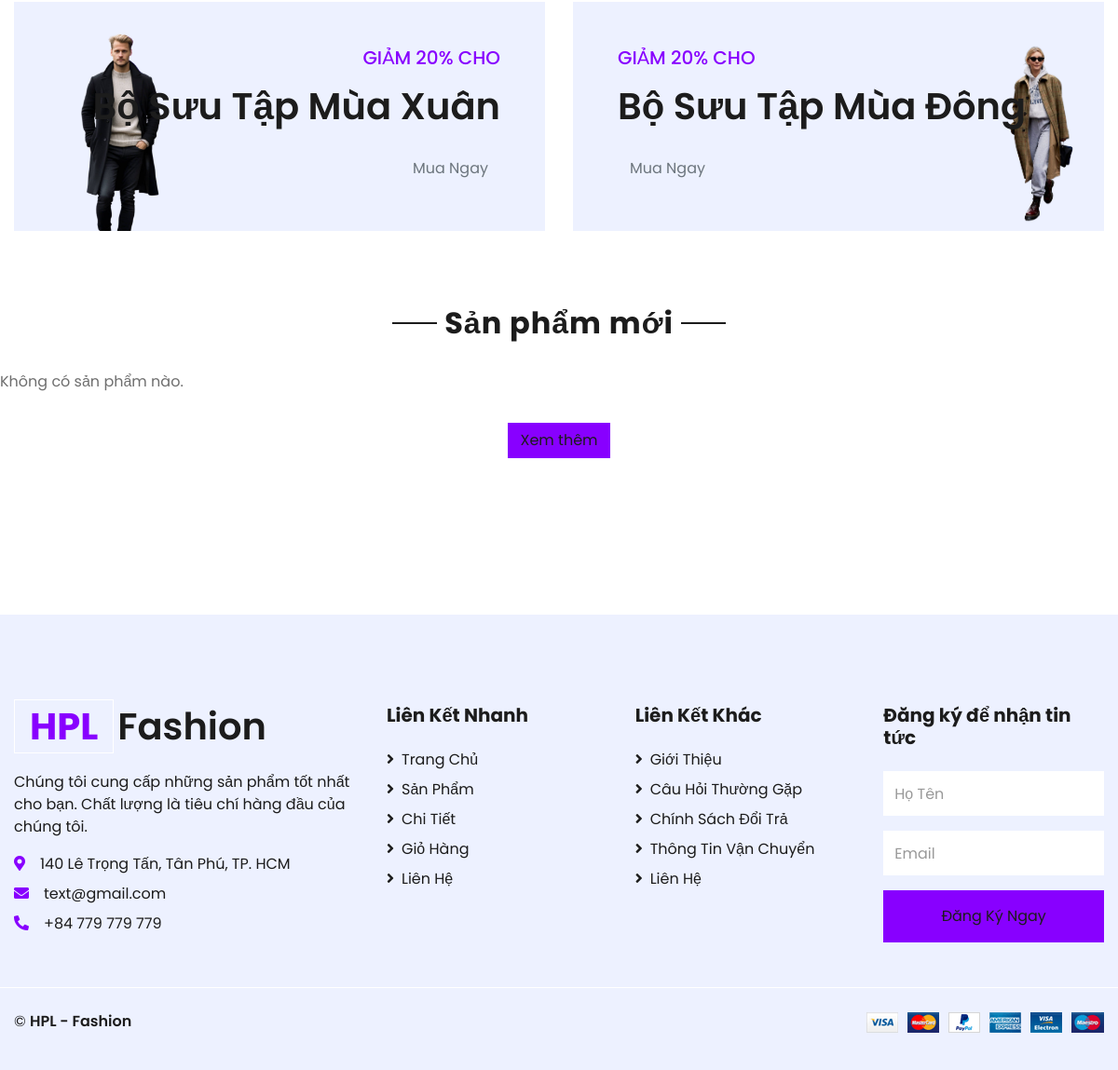
Before: / (lower part) with the older database file.
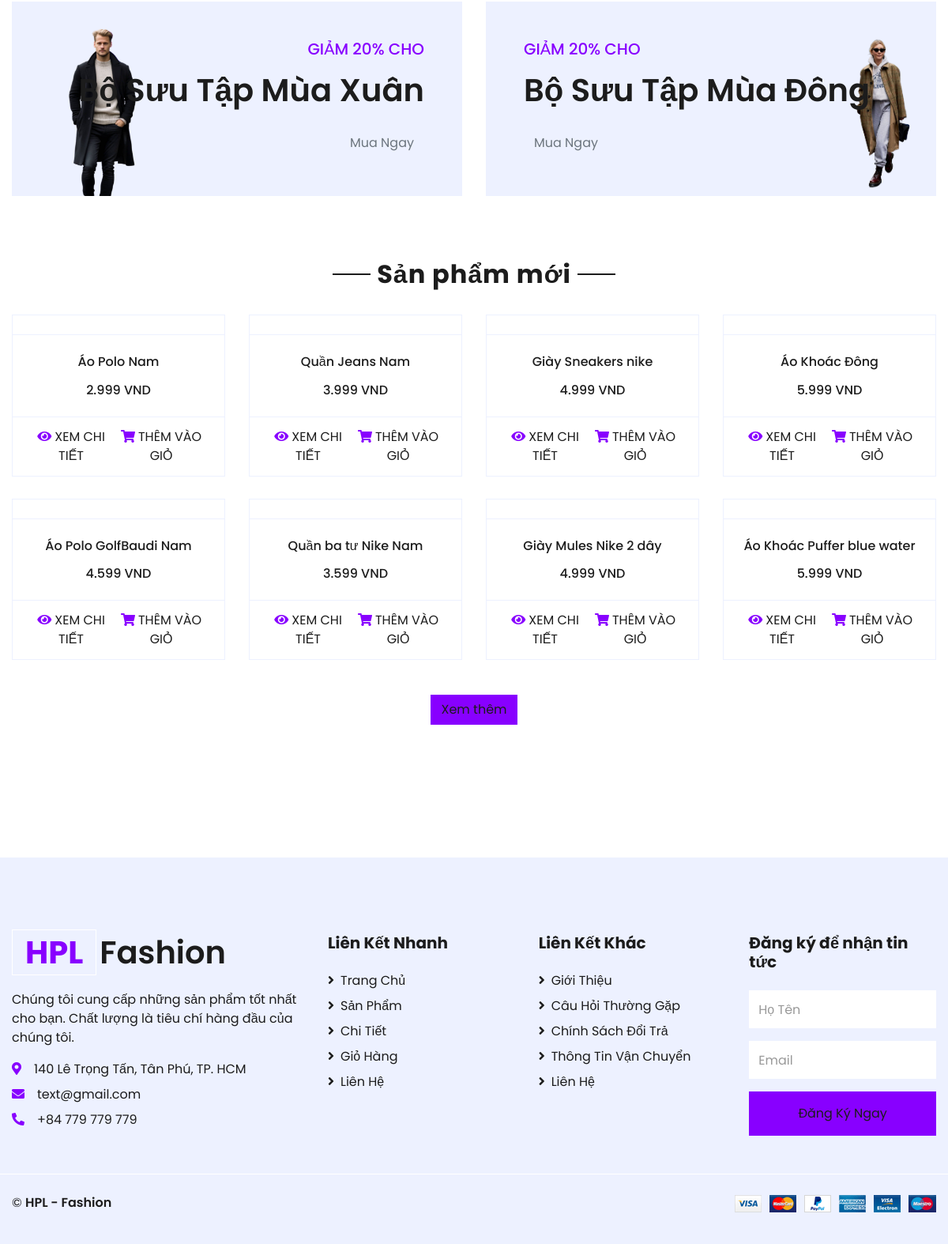
After: the same page with the newer database file.
### tables this page shows
CREATE TABLE `products` (
  `product_id` int NOT NULL,
  `product_name` varchar(255) NOT NULL,
  `price` int NOT NULL,
  `category_id` int DEFAULT NULL,
  `image` varchar(255) DEFAULT NULL,
  `image2` varchar(255) DEFAULT NULL,
  `image3` varchar(255) DEFAULT NULL,
  `description` varchar(255) DEFAULT NULL,
  `quantity` int DEFAULT NULL,
  `size` enum('XS','S','M','L','XL') DEFAULT 'M'
);

### index.php (the view, shortened to what this page needs)
<!DOCTYPE html>
<html lang="en">
<head>
    <link href="https://cdnjs.cloudflare.com/ajax/libs/font-awesome/5.10.0/css/all.min.css" rel="stylesheet">
    <link href="lib/owlcarousel/assets/owl.carousel.min.css" rel="stylesheet">
    <link href="css/style.css" rel="stylesheet">
</head>
<body>
    <div class="container-fluid offer pt-5">
        <div class="row px-xl-5">
            <div class="col-md-6 pb-4">
                <div class="position-relative bg-secondary text-center text-md-right text-white mb-2 py-5 px-5">
                    <img src="img/offer-1.png" alt="">
                    <div class="position-relative" style="z-index: 1;">
                        <h5 class="text-uppercase text-primary mb-3">Giảm 20% cho</h5>
                        <h1 class="mb-4 font-weight-semi-bold">Bộ Sưu Tập Mùa Xuân</h1>
                        <a href="" class="btn btn-outline-primary py-md-2 px-md-3">Mua Ngay</a>
                    </div>
                </div>
            </div>
            <div class="col-md-6 pb-4">
                <div class="position-relative bg-secondary text-center text-md-left text-white mb-2 py-5 px-5">
                    <img src="img/offer-2.png" alt="">
                    <div class="position-relative" style="z-index: 1;">
                        <h5 class="text-uppercase text-primary mb-3">Giảm 20% cho</h5>
                        <h1 class="mb-4 font-weight-semi-bold">Bộ Sưu Tập Mùa Đông</h1>
                        <a href="" class="btn btn-outline-primary py-md-2 px-md-3">Mua Ngay</a>
                    </div>
                </div>
            </div>
        </div>
    </div>
    <div class="container-fluid pt-5">
        <div class="text-center mb-4">
            <h2 class="section-title px-5"><span class="px-2">Sản phẩm mới</span></h2>
        </div>
        <div class="row px-xl-5 pb-3">
            <?php
            $conn = Database::getConnection();
            $sql = "SELECT * FROM products LIMIT 8";
            $result = $conn->query($sql);
            if ($result->num_rows > 0) {
                while ($row = $result->fetch_assoc()) {
                    ?>
                        <div class="col-lg-3 col-md-6 col-sm-12 pb-1">
                            <div class="card product-item border-0 mb-4">
                                <div class="card-header product-img position-relative overflow-hidden bg-transparent border p-0">
                                </div>
                                <div class="card-body border-left border-right text-center p-0 pt-4 pb-3">
                                    <h6 class="text-truncate mb-3"><?= htmlspecialchars($row['product_name']); ?></h6>
                                    <div class="d-flex justify-content-center">
                                        <h6><?= number_format($row['price'], 0, ',', '.'); ?> VND</h6>
                                    </div>
                                </div>
                                <div class="card-footer d-flex justify-content-between bg-light border">
                                    <a href="views/detail.php?id=<?= $row['product_id']; ?>" class="btn btn-sm text-dark p-0">
                                        <i class="fas fa-eye text-primary mr-1"></i>XEM CHI TIẾT
                                    </a>
                                    <a href="cart.php?action=add&id=<?= $row['product_id']; ?>" class="btn btn-sm text-dark p-0">
                                        <i class="fas fa-shopping-cart text-primary mr-1"></i>THÊM VÀO GIỎ
                                    </a>
                                </div>
                            </div>
                        </div>
                    <?php
                    }
            } else {
                echo '<p class="text-center">Không có sản phẩm nào.</p>';
            }
            ?>
        </div>
        <div class="text-center mb-4">
            <a href="views/shop.php" class="btn btn-primary">Xem thêm</a>
        </div>
    </div>
    <?php include 'includes/footer.php'; ?>
</body>
</html>

### includes/footer.php
<div class="container-fluid py-5">
</div>
<div class="container-fluid bg-secondary text-dark mt-5 pt-5">
    <div class="row px-xl-5 pt-5">
        <div class="col-lg-4 col-md-12 mb-5 pr-3 pr-xl-5">
            <a href="" class="text-decoration-none">
                <h1 class="mb-4 display-5 font-weight-semi-bold">
                    <span class="text-primary font-weight-bold border border-white px-3 mr-1">HPL</span>Fashion
                </h1>
            </a>
            <p>Chúng tôi cung cấp những sản phẩm tốt nhất cho bạn. Chất lượng là tiêu chí hàng đầu của chúng tôi.</p>
            <p class="mb-2"><i class="fa fa-map-marker-alt text-primary mr-3"></i>140 Lê Trọng Tấn, Tân Phú, TP. HCM</p>
            <p class="mb-2"><i class="fa fa-envelope text-primary mr-3"></i>text@gmail.com</p>
            <p class="mb-0"><i class="fa fa-phone-alt text-primary mr-3"></i>+84 779 779 779</p>
        </div>
        <div class="col-lg-8 col-md-12">
            <div class="row">
            <div class="col-md-4 mb-5">
                <h5 class="font-weight-bold text-dark mb-4">Liên Kết Nhanh</h5>
                <div class="d-flex flex-column justify-content-start">
                    <a class="text-dark mb-2" href="index.php"><i class="fa fa-angle-right mr-2"></i>Trang Chủ</a>
                    <a class="text-dark mb-2" href="shop.php"><i class="fa fa-angle-right mr-2"></i>Sản Phẩm</a>
                    <a class="text-dark mb-2" href="detail.php"><i class="fa fa-angle-right mr-2"></i>Chi Tiết</a>
                    <a class="text-dark mb-2" href="cart.php"><i class="fa fa-angle-right mr-2"></i>Giỏ Hàng</a>
                    <a class="text-dark" href="contact.php"><i class="fa fa-angle-right mr-2"></i>Liên Hệ</a>
                </div>
            </div>
            <div class="col-md-4 mb-5">
                <h5 class="font-weight-bold text-dark mb-4">Liên Kết Khác</h5>
                <div class="d-flex flex-column justify-content-start">
                    <a class="text-dark mb-2" href="about.php"><i class="fa fa-angle-right mr-2"></i>Giới Thiệu</a>
                    <a class="text-dark mb-2" href="faq.php"><i class="fa fa-angle-right mr-2"></i>Câu Hỏi Thường Gặp</a>
                    <a class="text-dark mb-2" href="return_policy.php"><i class="fa fa-angle-right mr-2"></i>Chính Sách Đổi Trả</a>
                    <a class="text-dark mb-2" href="shipping_info.php"><i class="fa fa-angle-right mr-2"></i>Thông Tin Vận Chuyển</a>
                    <a class="text-dark" href="contact.php"><i class="fa fa-angle-right mr-2"></i>Liên Hệ</a>
                </div>
            </div>
                <div class="col-md-4 mb-5">
                    <h5 class="font-weight-bold text-dark mb-4">Đăng ký để nhận tin tức</h5>
                    <form action="">
                        <div class="form-group">
                            <input type="text" class="form-control border-0 py-4" placeholder="Họ Tên" required="required" />
                        </div>
                        <div class="form-group">
                            <input type="email" class="form-control border-0 py-4" placeholder="Email" required="required" />
                        </div>
                        <div>
                            <button class="btn btn-primary btn-block border-0 py-3" type="submit">Đăng Ký Ngay</button>
                        </div>
                    </form>
                </div>
            </div>
        </div>
    </div>
    <div class="row border-top border-light mx-xl-5 py-4">
        <div class="col-md-6 px-xl-0">
            <p class="mb-md-0 text-center text-md-left text-dark">
                &copy; <a class="text-dark font-weight-semi-bold" href="#">HPL - Fashion</a>
            </p>
        </div>
        <div class="col-md-6 px-xl-0 text-center text-md-right">
            <img class="img-fluid" src="img/payments.png" alt="">
        </div>
    </div>
</div>

Changed rows visible on the page:
added products: product_name "Áo Polo Nam", price "2.999"
added products: product_name "Quần Jeans Nam", price "3.999"
added products: product_name "Giày Sneakers nike", price "4.999"
added products: product_name "Áo Khoác Đông", price "5.999"
added products: product_name "Áo Polo GolfBaudi Nam", price "4.599"
added products: product_name "Quần ba tư Nike Nam", price "3.599"
added products: product_name "Giày Mules Nike 2 dây", price "4.999"
added products: product_name "Áo Khoác Puffer blue water", price "5.999"
Other visible differences:
text no longer shown: "Không có sản phẩm nào."
